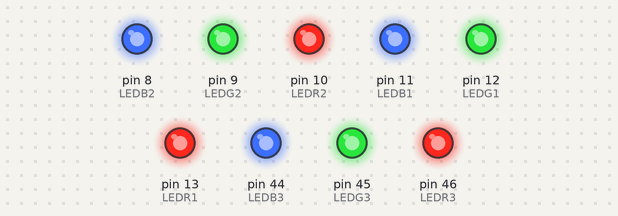
Bench run of a sketch on a simulated Arduino Mega 2560, built with avr-gcc and run on an emulated ATmega2560. Shown: output pins drawn as LEDs (lit = HIGH).

Above: at 0.1 s.
Timing chart, 0 to 1.6 s (numbered marks = the images above):
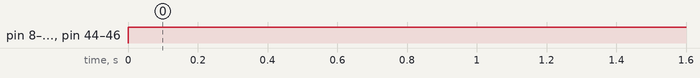

Measured:
- by itself, pin 8 (LEDB2), pin 9 (LEDG2), pin 10 (LEDR2), pin 11 (LEDB1), pin 12 (LEDG1), pin 13 (LEDR1), pin 44 (LEDB3), pin 45 (LEDG3), pin 46 (LEDR3): LOW → HIGH at 0.00 s

The sketch:

TestRGB.ino
```cpp
#define LEDR1 13
#define LEDG1 12
#define LEDB1 11

#define LEDR2 10
#define LEDG2 9
#define LEDB2 8

#define LEDR3 46
#define LEDG3 45
#define LEDB3 44
void setup() {
  pinMode(LEDR1, OUTPUT);
  pinMode(LEDG1, OUTPUT);
  pinMode(LEDB1, OUTPUT);
  pinMode(LEDR2, OUTPUT);
  pinMode(LEDG2, OUTPUT);
  pinMode(LEDB2, OUTPUT);
  pinMode(LEDR3, OUTPUT);
  pinMode(LEDG3, OUTPUT);
  pinMode(LEDB3, OUTPUT);
}

void loop() {

  analogWrite(LEDR1, 255);
  analogWrite(LEDG1, 255);
  analogWrite(LEDB1, 255);

  analogWrite(LEDR2, 255);
  analogWrite(LEDG2, 255);
  analogWrite(LEDB2, 255);

  analogWrite(LEDR3, 255);
  analogWrite(LEDG3, 255);
  analogWrite(LEDB3, 255);
  delay(1000);
}
```
